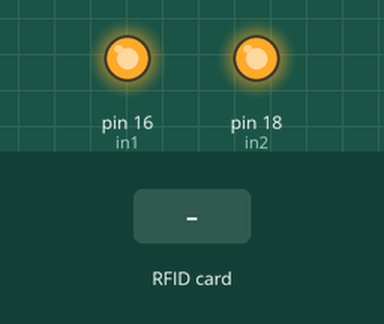
Bench run of a program on a simulated Raspberry Pi (header pin numbers). On the bench: output pins drawn as LEDs (lit = HIGH). The test bench sets the inputs (shaded band). The RFID card's data blocks start empty; what the program prints to the terminal is not drawn.

Above: at 1.2 s.
1.3 s: RFID card 5E 7A 19 C4 held to the reader
At 2.4 s:
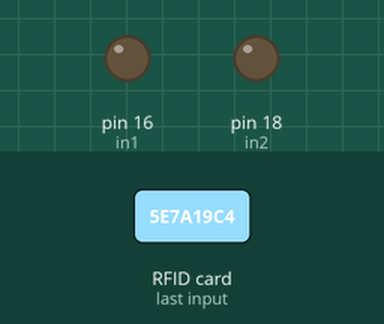
Timing chart, 0 to 4.3 s (numbered marks = the images above; inputs shaded):
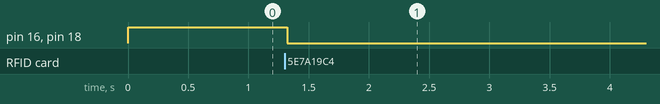

Measured:
- after the input at 1.3 s, pin 16 (in1), pin 18 (in2): HIGH → LOW at once

The program:

relayrfcv1.py
```python
import RPi.GPIO as GPIO
import time
from mfrc522 import SimpleMFRC522

in1 = 16
in2 = 18

GPIO.setmode(GPIO.BOARD)
GPIO.setup(in1, GPIO.OUT)
GPIO.setup(in2, GPIO.OUT)
reader=SimpleMFRC522()
GPIO.output(in1, True)
GPIO.output(in2, True)
def read():
    try:
        GPIO.setmode(GPIO.BOARD)
        GPIO.setup(in1, GPIO.OUT)
        GPIO.setup(in2, GPIO.OUT)
        id, text = reader.read()
        print(id)
        print(text)
        if id!="":
            in1_is_on = GPIO.input(in1)
            in2_is_on = GPIO.input(in2)
            if in1_is_on:
                GPIO.output(in1, False)
                in1_is_on = GPIO.input(in1)
                print(in1_is_on)
            else :
                GPIO.output(in1, True)
                in1_is_on = GPIO.input(in1)
                print(in1_is_on)
            if in2_is_on:
                GPIO.output(in2, False)
                in2_is_on = GPIO.input(in2)
                print(in1_is_on)
            else :
                GPIO.output(in2, True)
                in2_is_on = GPIO.input(in2)
                print(in1_is_on)
        time.sleep(2)
    finally:
        GPIO.cleanup()

while True:
    read()
    #time.sleep(2)
    
```
